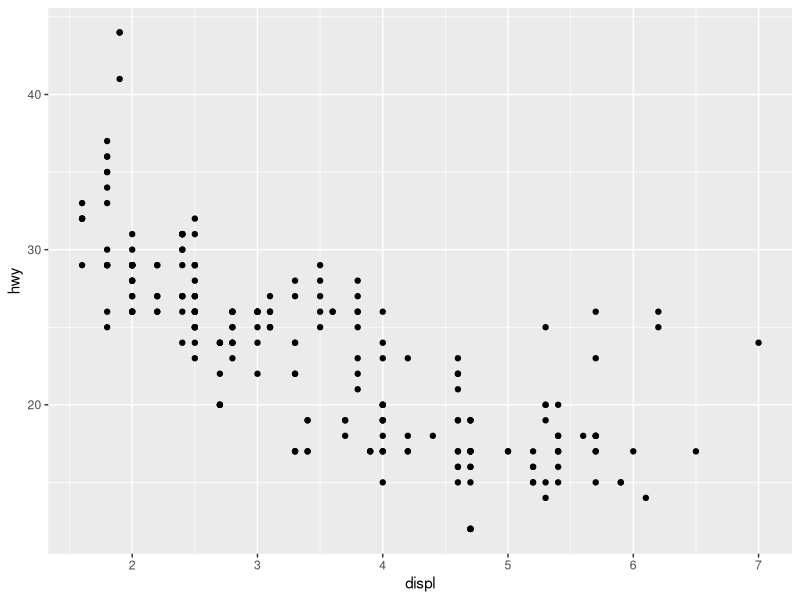
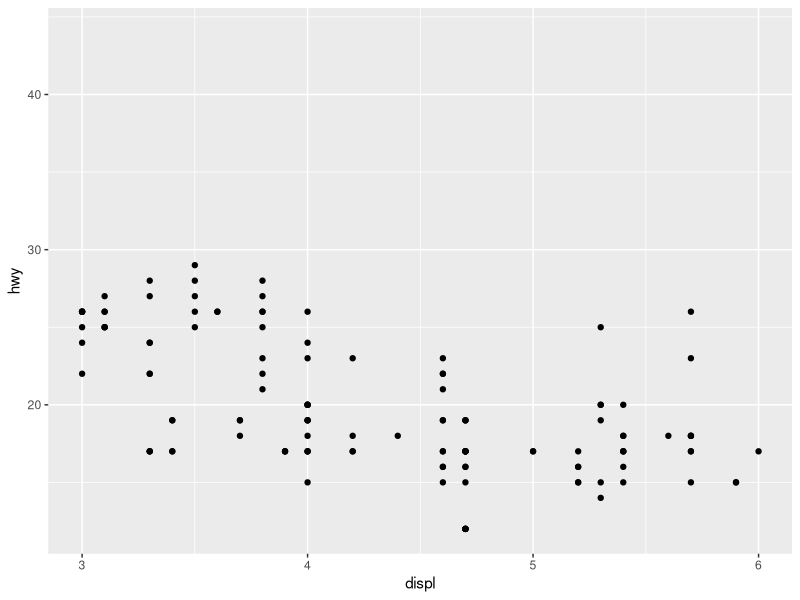
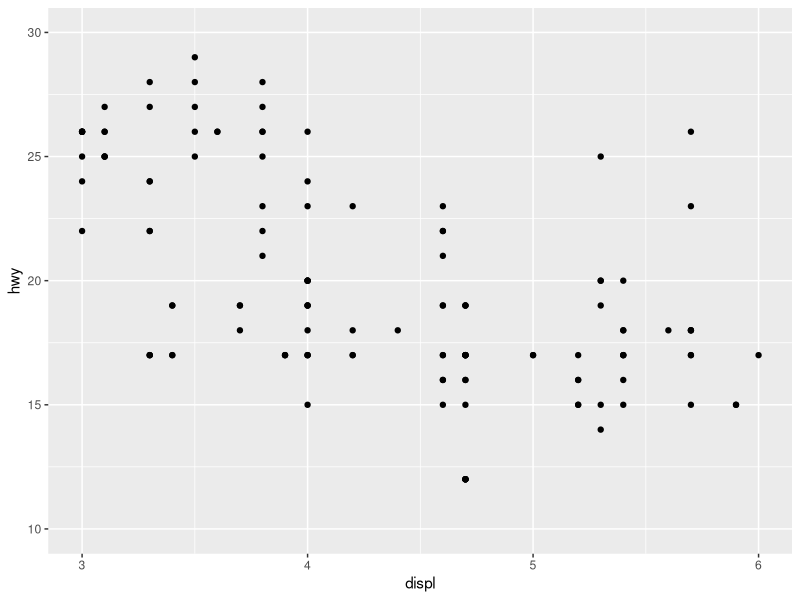
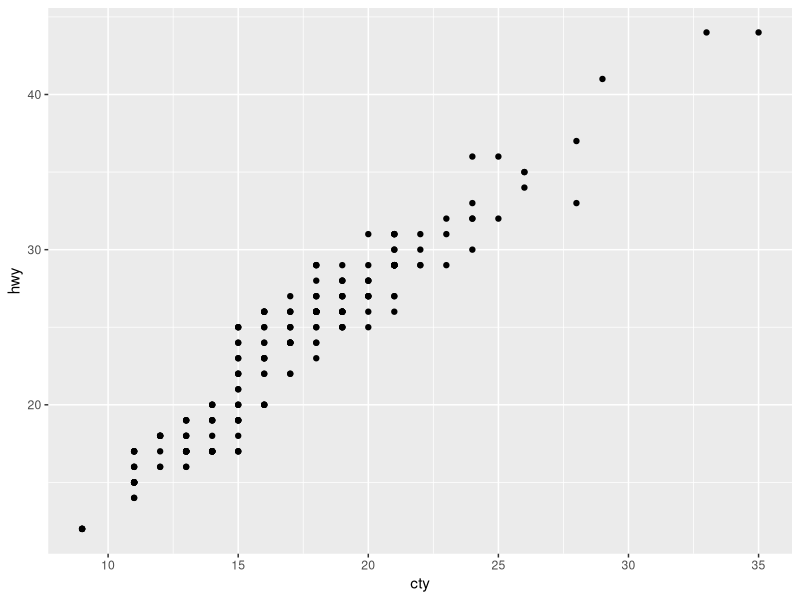
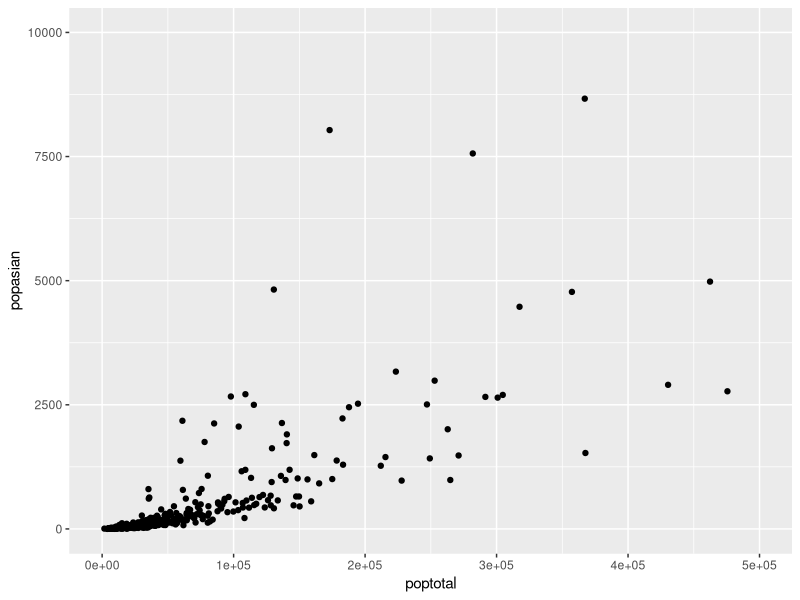
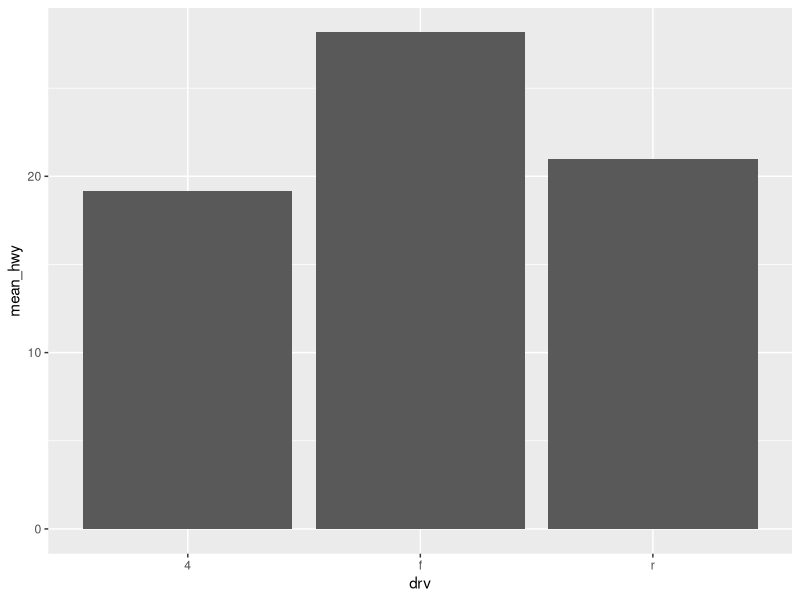
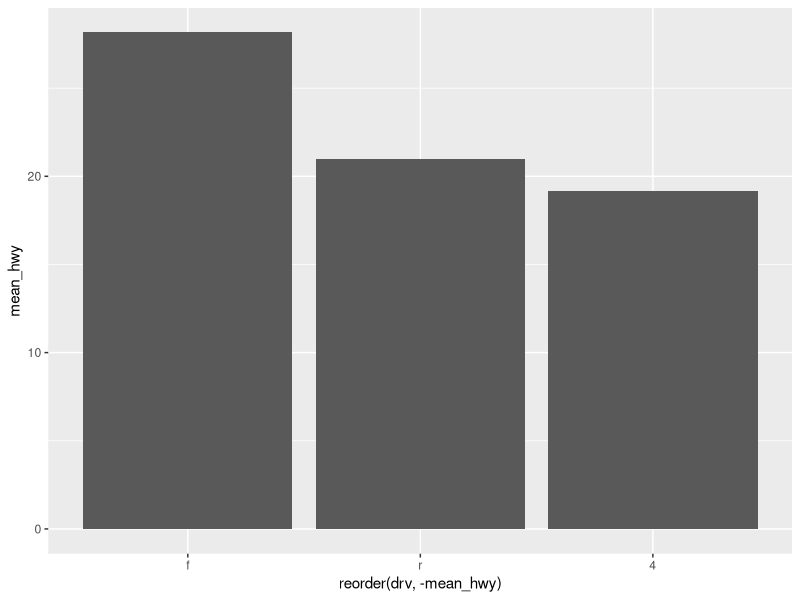
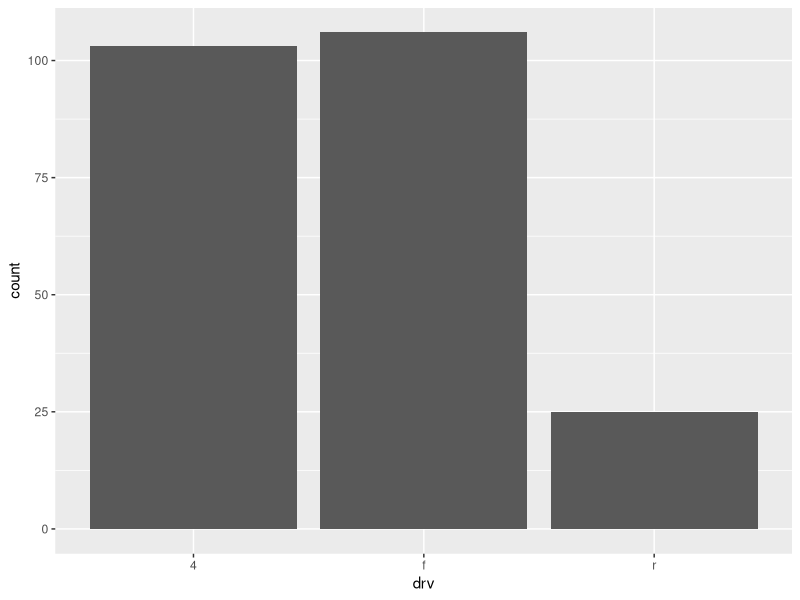

The R script that drew these images, in order:
#-------------------------------------------------------------------------------

### 산점도  - 변수 간 관계 표현하기

library(ggplot2)

# - Data: 그래프를 그리려는 데이터

# - Aesthetics: 데이터 매핑하고자 하는 스케일 (x축, y축, 색깔 등), '심미적・미학적'이라는 뜻

# - Geometries: 데이터 사용하는 그래프 요소들 (박스플랏, 바그래프, 산점도 등), '기하학'이라는 뜻

# - Facets: 여러 면으로 그래프 그리기, 측면・양상・면이라는 뜻

# - Statistics: 그래프를 이해하기 위한 목적으로 다시 나타내기

# - Coordinates: 데이터가 그려지는 공간, 좌표라는 뜻

# - Themes: 데이터가 아닌 요소들

ggplot(data = mpg, aes(x = displ, y = hwy)) + geom_point() # geom_point() = 산점도 그리기
ggplot(data = mpg, aes(x = displ, y = hwy)) + geom_point() + xlim(3,6) # x축 범위 3-6으로 지정

ggplot(data = mpg, aes(x = displ, y = hwy)) + 
  geom_point() + 
  xlim(3,6) +
  ylim(10,30)# y축 범위 10-30으로 지정

mpg <- as.data.frame(ggplot2::mpg)
midwest <- as.data.frame(ggplot2::midwest)

ggplot(data = mpg, aes(x = cty, y = hwy)) + geom_point()
ggplot(data = midwest, aes(x = poptotal, y = popasian)) + 
  geom_point() +
  xlim(0,500000) +
  ylim(0,10000)

#-------------------------------------------------------------------------------

### 막대 그래프 - 집단 간 차이 표현하기

library(dplyr)

df_mpg <- mpg %>% 
  group_by(drv) %>% 
  summarise(mean_hwy = mean(hwy))

df_mpg

ggplot(data = df_mpg, aes(x = drv, y = mean_hwy)) +
  geom_col()

# 크기 순으로 정렬하기

ggplot(data = df_mpg, aes(x = reorder(drv, -mean_hwy), y = mean_hwy)) +
  geom_col() # reorder 사용

#-------------------------------------------------------------------------------

### 빈도 막대 그래프 

ggplot(data = mpg, aes(x = drv)) +
  geom_bar()

ggplot(data = mpg, aes(x = hwy)) +
  geom_bar()

#-------------------------------------------------------------------------------

### Practice

suv <- mpg %>% 
  filter(class == 'suv') %>% 
  group_by(manufacturer) %>% 
  summarise(mean_cty = mean(cty)) %>% 
  arrange(desc(mean_cty)) %>% 
  head(5)

ggplot(data = suv, aes(x = reorder(manufacturer, -mean_cty), y = mean_cty)) +
         geom_col()

ggplot(data = mpg, aes(x = class)) + geom_bar()



       